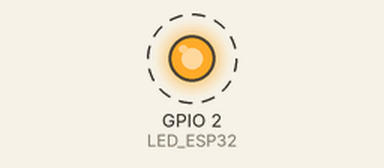
Simulated run of this program. Board: ESP32. On the bench: output pins drawn as LEDs (lit = HIGH). Dashed ring = blinking. What the program prints to the serial monitor is not drawn.

Above: at 0.5 s.
Timing chart, 0 to 4.6 s (numbered marks = the images above):
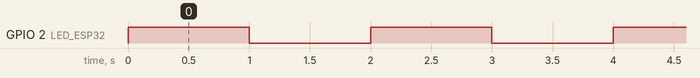

Measured:
- by itself, GPIO 2 (LED_ESP32): alternates HIGH for 1.0 s and LOW for 1.0 s

The program:

main.cpp
```cpp
#include <Arduino.h>

const int LED_ESP32 = 2;

void setup()
{
  // initialize digital pin LED_BUILTIN as an output.
  pinMode(LED_BUILTIN, OUTPUT);
  Serial.begin(115200);
  pinMode(LED_ESP32, OUTPUT);
}

// the loop function runs over and over again forever
void loop()
{
  Serial.println("z");
  digitalWrite(LED_BUILTIN, HIGH); // turn the LED on (HIGH is the voltage level)
  digitalWrite(LED_ESP32, HIGH);
  delay(1000);                    // wait for a second
  digitalWrite(LED_BUILTIN, LOW); // turn the LED off by making the voltage LOW
  digitalWrite(LED_ESP32, LOW);
  delay(1000); // wait for a second
}
```
